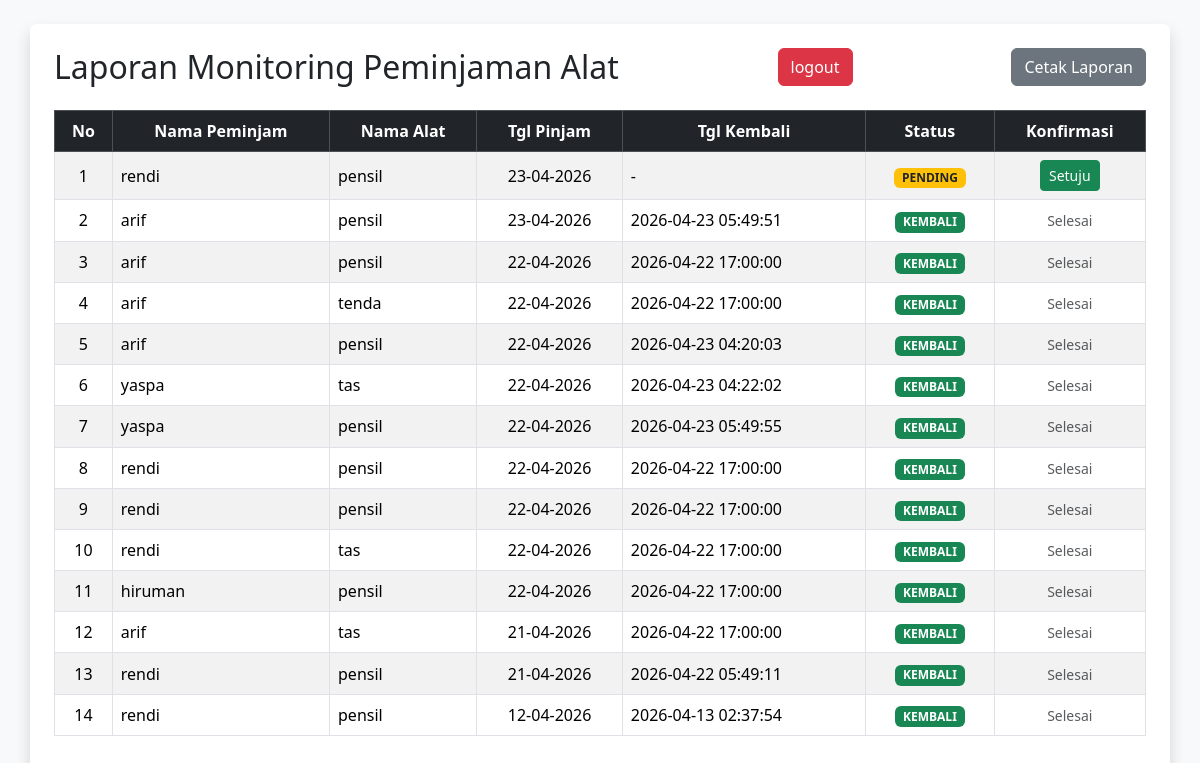
/view/v_peminjaman_petugas.php (signed in), run on the app's committed database.
### tables this page shows
CREATE TABLE `peminjaman` (
  `id_peminjaman` int NOT NULL,
  `id_user` int DEFAULT NULL,
  `id_alat` int DEFAULT NULL,
  `jumlah_pinjam` int DEFAULT NULL,
  `tgl_pinjam` timestamp NULL DEFAULT NULL,
  `tgl_kembali_asli` timestamp NULL DEFAULT NULL,
  `status` enum('pending','dipinjam','kembali') DEFAULT 'pending',
  `kondisi_keluar` varchar(50) DEFAULT 'Bagus',
  `kondisi_masuk` varchar(50) DEFAULT NULL,
  `id_petugas` int DEFAULT NULL
);

CREATE TABLE `user` (
  `id_user` int NOT NULL,
  `username` varchar(50) DEFAULT NULL,
  `password` varchar(255) NOT NULL,
  `role` enum('admin','petugas','peminjam') DEFAULT NULL
);

CREATE TABLE `alat` (
  `id_alat` int NOT NULL,
  `id_kategori` int DEFAULT NULL,
  `nama_alat` varchar(70) DEFAULT NULL,
  `stok` int DEFAULT NULL,
  `foto` text
);

### controller/c_peminjaman.php (called while the page is built, shortened)
<?php
require_once '../model/m_peminjaman.php';
$database = new m_koneksi();
$db = $database->koneksi;
$pinjam_model = new m_peminjaman($db);
$role = $_SESSION['role'] ?? '';
if ($role == 'petugas') {
    $isi_tabel = $pinjam_model->tampil_data();
} elseif ($role == 'admin') {
    $isi_tabel = $pinjam_model->tampil_data_admin($_GET['tipe'] ?? 'pinjam');
}
?>

### model/m_peminjaman.php (called while the page is built, shortened)
<?php
class m_peminjaman {
    private $db;
    public function __construct($db_connection) {
        $this->db = $db_connection;
    }
    public function tampil_data() {
        $sql = "SELECT p.*, u.username AS nama_peminjam, a.nama_alat
                FROM peminjaman p
                JOIN user u ON p.id_user = u.id_user
                JOIN alat a ON p.id_alat = a.id_alat
                ORDER BY p.id_peminjaman DESC";
        return mysqli_query($this->db, $sql);
    }
}
?>

### view/v_peminjaman_petugas.php (the view, shortened to what this page needs)
<?php include '../controller/c_peminjaman.php'; ?>
<!DOCTYPE html>
<html lang="id">
<head>
    <link href="https://cdn.jsdelivr.net/npm/bootstrap@5.3.3/dist/css/bootstrap.min.css" rel="stylesheet">
</head>
<body class="bg-light p-4">
    <div class="container bg-white p-4 shadow rounded">
        <div class="d-flex justify-content-between mb-4 align-items-center">
            <h2 class="m-0">Laporan Monitoring Peminjaman Alat</h2>
            <a href="../controller/c_login.php?aksi=logout" onclick="return confirm('Apakah Anda yakin ingin keluar dari sesi?');" class="btn btn-danger">logout</a>
            <button onclick="window.print()" class="btn btn-secondary no-print">Cetak Laporan</button>
        </div>
        <table class="table table-bordered table-striped align-middle">
            <thead class="table-dark text-center">
                <tr>
                    <th>No</th>
                    <th>Nama Peminjam</th>
                    <th>Nama Alat</th>
                    <th>Tgl Pinjam</th>
                    <th>Tgl Kembali</th>
                    <th>Status</th>
                    <th class="no-print">Konfirmasi</th>
                </tr>
            </thead>
            <tbody>
                <?php
                $no = 1;
                if ($isi_tabel && mysqli_num_rows($isi_tabel) > 0):
                    while($row = mysqli_fetch_object($isi_tabel)):
                ?>
                <tr>
                    <td class="text-center"><?= $no++; ?></td>
                    <td><?= htmlspecialchars($row->nama_peminjam); ?></td>
                    <td><?= htmlspecialchars($row->nama_alat); ?></td>
                    <td class="text-center"><?= date('d-m-Y', strtotime($row->tgl_pinjam)); ?></td>
                    <td>
                     <?= ($row->status == 'kembali') ? $row->tgl_kembali_asli : '-'; ?></td>
                    <td class="text-center">
                        <?php
                            $badge = 'secondary';
                            if ($row->status == 'pending') $badge = 'warning text-dark';
                            elseif ($row->status == 'dipinjam') $badge = 'info';
                            elseif ($row->status == 'kembali') $badge = 'success';
                        ?>
                        <span class="badge bg-<?= $badge; ?>"><?= strtoupper($row->status); ?></span>
                    </td>
                    <td class="text-center no-print">
                        <?php if ($row->status == 'pending'): ?>
                            <a href="../controller/c_peminjaman.php?aksi=setuju&id=<?= $row->id_peminjaman; ?>"
                               class="btn btn-sm btn-success">Setuju</a>
                        <?php elseif ($row->status == 'dipinjam'): ?>
                            <a href="../controller/c_peminjaman.php?aksi=konfirmasi_kembali&id=<?= $row->id_peminjaman; ?>"
                               class="btn btn-sm btn-primary"
                               onclick="return confirm('Konfirmasi alat sudah kembali?')">Kembali</a>
                        <?php else: ?>
                            <span class="text-muted small">Selesai</span>
                        <?php endif; ?>
                    </td>
                </tr>
                <?php endwhile; else: ?>
                <tr><td colspan="6" class="text-center">Tidak ada data riwayat.</td></tr>
                <?php endif; ?>
            </tbody>
        </table>
    </div>
</body>
</html>

### data on the page
peminjaman: id_user.username "rendi", id_alat.nama_alat "pensil", tgl_pinjam "23-04-2026", status "PENDING"
peminjaman: id_user.username "arif", id_alat.nama_alat "pensil", tgl_pinjam "23-04-2026", tgl_kembali_asli "2026-04-23 05:49:51", status "KEMBALI", shows "Selesai"
peminjaman: id_user.username "arif", id_alat.nama_alat "pensil", tgl_pinjam "22-04-2026", tgl_kembali_asli "2026-04-22 17:00:00", status "KEMBALI", shows "Selesai"
peminjaman: id_user.username "arif", id_alat.nama_alat "tenda", tgl_pinjam "22-04-2026", tgl_kembali_asli "2026-04-22 17:00:00", status "KEMBALI", shows "Selesai"
peminjaman: id_user.username "arif", id_alat.nama_alat "pensil", tgl_pinjam "22-04-2026", tgl_kembali_asli "2026-04-23 04:20:03", status "KEMBALI", shows "Selesai"
peminjaman: id_user.username "yaspa", id_alat.nama_alat "tas", tgl_pinjam "22-04-2026", tgl_kembali_asli "2026-04-23 04:22:02", status "KEMBALI", shows "Selesai"
peminjaman: id_user.username "yaspa", id_alat.nama_alat "pensil", tgl_pinjam "22-04-2026", tgl_kembali_asli "2026-04-23 05:49:55", status "KEMBALI", shows "Selesai"
peminjaman: id_user.username "rendi", id_alat.nama_alat "pensil", tgl_pinjam "22-04-2026", tgl_kembali_asli "2026-04-22 17:00:00", status "KEMBALI", shows "Selesai"
peminjaman: id_user.username "rendi", id_alat.nama_alat "pensil", tgl_pinjam "22-04-2026", tgl_kembali_asli "2026-04-22 17:00:00", status "KEMBALI", shows "Selesai"
peminjaman: id_user.username "rendi", id_alat.nama_alat "tas", tgl_pinjam "22-04-2026", tgl_kembali_asli "2026-04-22 17:00:00", status "KEMBALI", shows "Selesai"
peminjaman: id_user.username "hiruman", id_alat.nama_alat "pensil", tgl_pinjam "22-04-2026", tgl_kembali_asli "2026-04-22 17:00:00", status "KEMBALI", shows "Selesai"
peminjaman: id_user.username "arif", id_alat.nama_alat "tas", tgl_pinjam "21-04-2026", tgl_kembali_asli "2026-04-22 17:00:00", status "KEMBALI", shows "Selesai"
peminjaman: id_user.username "rendi", id_alat.nama_alat "pensil", tgl_pinjam "21-04-2026", tgl_kembali_asli "2026-04-22 05:49:11", status "KEMBALI", shows "Selesai"
peminjaman: id_user.username "rendi", id_alat.nama_alat "pensil", tgl_pinjam "12-04-2026", tgl_kembali_asli "2026-04-13 02:37:54", status "KEMBALI", shows "Selesai"
